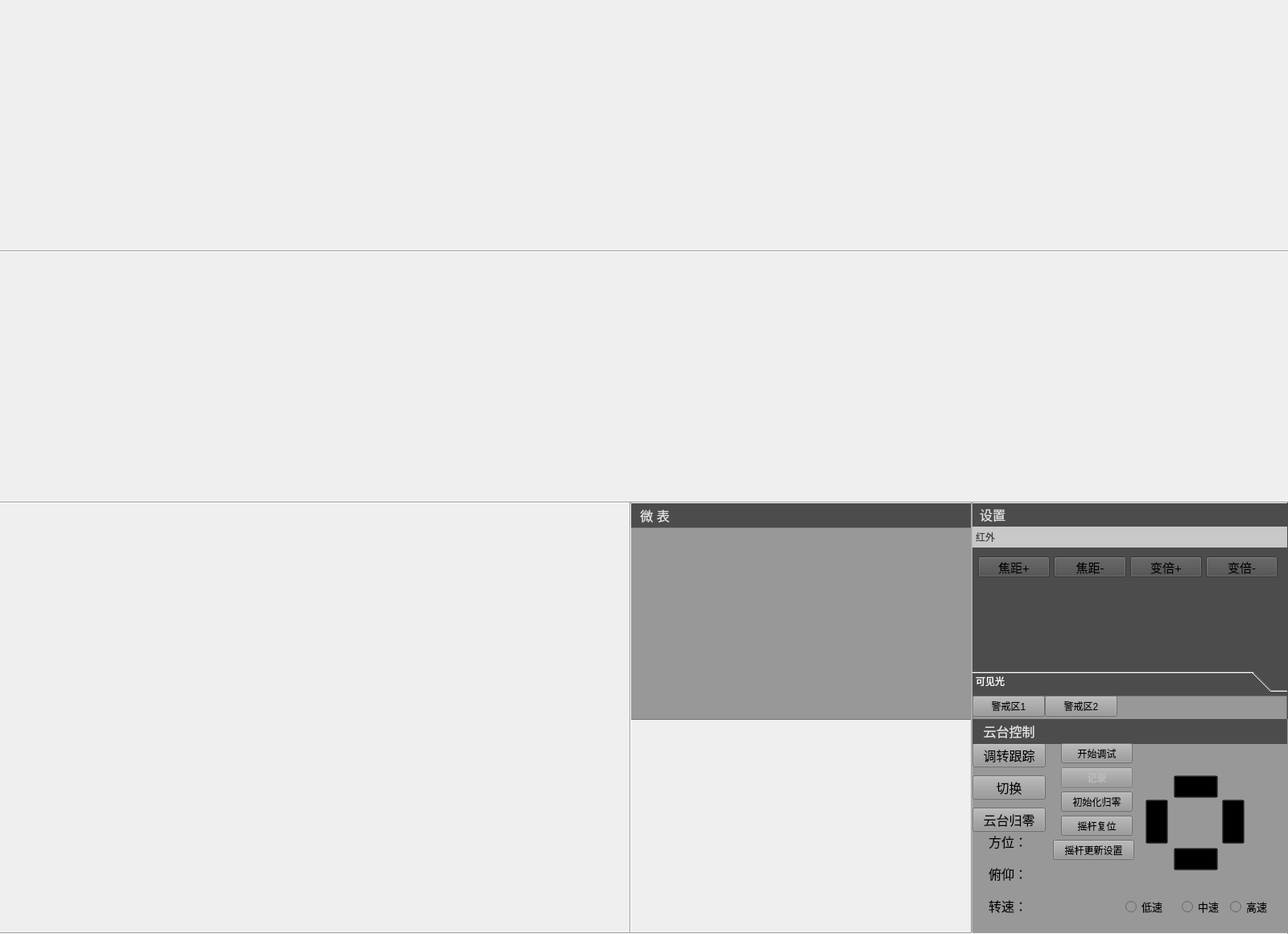
<?xml version="1.0" encoding="UTF-8"?>
<ui version="4.0">
 <class>QWgtMain</class>
 <widget class="QWidget" name="QWgtMain">
  <property name="geometry">
   <rect>
    <x>0</x>
    <y>0</y>
    <width>1600</width>
    <height>1160</height>
   </rect>
  </property>
  <property name="windowTitle">
   <string>Form</string>
  </property>
  <widget class="QWidget" name="QuanJing1Wgt" native="true">
   <property name="geometry">
    <rect>
     <x>0</x>
     <y>0</y>
     <width>1600</width>
     <height>310</height>
    </rect>
   </property>
   <property name="sizePolicy">
    <sizepolicy hsizetype="Preferred" vsizetype="Preferred">
     <horstretch>0</horstretch>
     <verstretch>1</verstretch>
    </sizepolicy>
   </property>
   <property name="maximumSize">
    <size>
     <width>16777215</width>
     <height>400</height>
    </size>
   </property>
   <property name="styleSheet">
    <string notr="true"/>
   </property>
  </widget>
  <widget class="QWidget" name="QuanJing2Wgt" native="true">
   <property name="geometry">
    <rect>
     <x>-10</x>
     <y>310</y>
     <width>1600</width>
     <height>310</height>
    </rect>
   </property>
   <property name="sizePolicy">
    <sizepolicy hsizetype="Preferred" vsizetype="Preferred">
     <horstretch>0</horstretch>
     <verstretch>1</verstretch>
    </sizepolicy>
   </property>
   <property name="maximumSize">
    <size>
     <width>16777215</width>
     <height>500</height>
    </size>
   </property>
  </widget>
  <widget class="QWidget" name="ZsKjgWgt" native="true">
   <property name="geometry">
    <rect>
     <x>0</x>
     <y>624</y>
     <width>782</width>
     <height>534</height>
    </rect>
   </property>
   <property name="minimumSize">
    <size>
     <width>0</width>
     <height>0</height>
    </size>
   </property>
   <property name="maximumSize">
    <size>
     <width>1000</width>
     <height>1000</height>
    </size>
   </property>
   <property name="styleSheet">
    <string notr="true"/>
   </property>
  </widget>
  <widget class="QWidget" name="ZsHwWgt" native="true">
   <property name="geometry">
    <rect>
     <x>784</x>
     <y>894</y>
     <width>422</width>
     <height>264</height>
    </rect>
   </property>
   <property name="styleSheet">
    <string notr="true"/>
   </property>
  </widget>
  <widget class="QWidget" name="SetWgt" native="true">
   <property name="geometry">
    <rect>
     <x>1208</x>
     <y>624</y>
     <width>392</width>
     <height>269</height>
    </rect>
   </property>
   <property name="styleSheet">
    <string notr="true">background-color:rgb(76,76,76);</string>
   </property>
   <widget class="QWidget" name="TitileWgt" native="true">
    <property name="geometry">
     <rect>
      <x>0</x>
      <y>0</y>
      <width>381</width>
      <height>31</height>
     </rect>
    </property>
    <widget class="QLabel" name="label_2">
     <property name="geometry">
      <rect>
       <x>0</x>
       <y>0</y>
       <width>50</width>
       <height>30</height>
      </rect>
     </property>
     <property name="font">
      <font>
       <family>Microsoft YaHei UI</family>
       <pointsize>12</pointsize>
      </font>
     </property>
     <property name="styleSheet">
      <string notr="true">color: rgb(225, 225, 225);</string>
     </property>
     <property name="text">
      <string>设置</string>
     </property>
     <property name="alignment">
      <set>Qt::AlignCenter</set>
     </property>
    </widget>
   </widget>
   <widget class="QToolBox" name="toolBox">
    <property name="geometry">
     <rect>
      <x>0</x>
      <y>30</y>
      <width>391</width>
      <height>205</height>
     </rect>
    </property>
    <property name="styleSheet">
     <string notr="true">QToolBoxButton
{
	min-height:20px;
}
QToolBox#toolBox::tab
{		
	color:rgb(255,255,255);
}
QToolBox#toolBox::tab:selected
{
	color:rgb(63,63,63);
	background-color:rgb(200,200,200);
}</string>
    </property>
    <property name="currentIndex">
     <number>0</number>
    </property>
    <widget class="QWidget" name="page_3">
     <property name="geometry">
      <rect>
       <x>0</x>
       <y>0</y>
       <width>391</width>
       <height>141</height>
      </rect>
     </property>
     <attribute name="icon">
      <iconset resource="resource.qrc">
       <normaloff>:/resource/green.png</normaloff>:/resource/green.png</iconset>
     </attribute>
     <attribute name="label">
      <string>红外</string>
     </attribute>
     <widget class="QPushButton" name="BtnInfraredFocusAdd">
      <property name="geometry">
       <rect>
        <x>7</x>
        <y>5</y>
        <width>89</width>
        <height>26</height>
       </rect>
      </property>
      <property name="sizePolicy">
       <sizepolicy hsizetype="Preferred" vsizetype="Preferred">
        <horstretch>0</horstretch>
        <verstretch>0</verstretch>
       </sizepolicy>
      </property>
      <property name="font">
       <font>
        <family>Ubuntu</family>
        <pointsize>11</pointsize>
       </font>
      </property>
      <property name="styleSheet">
       <string notr="true">QPushButton#BtnInfraredFocusAdd
{
	color:rgb(0,0,0);
	border-image: url(:/resource/button1.png);
}</string>
      </property>
      <property name="text">
       <string>焦距+</string>
      </property>
     </widget>
     <widget class="QPushButton" name="BtnInfraredFocusSub">
      <property name="geometry">
       <rect>
        <x>101</x>
        <y>5</y>
        <width>90</width>
        <height>26</height>
       </rect>
      </property>
      <property name="sizePolicy">
       <sizepolicy hsizetype="Preferred" vsizetype="Preferred">
        <horstretch>0</horstretch>
        <verstretch>0</verstretch>
       </sizepolicy>
      </property>
      <property name="font">
       <font>
        <family>Ubuntu</family>
        <pointsize>11</pointsize>
       </font>
      </property>
      <property name="styleSheet">
       <string notr="true">QPushButton#BtnInfraredFocusSub
{
	color:rgb(0,0,0);
	border-image: url(:/resource/button1.png);
}</string>
      </property>
      <property name="text">
       <string>焦距-</string>
      </property>
     </widget>
     <widget class="QPushButton" name="BtnInfraredZoomAdd">
      <property name="geometry">
       <rect>
        <x>196</x>
        <y>5</y>
        <width>89</width>
        <height>26</height>
       </rect>
      </property>
      <property name="sizePolicy">
       <sizepolicy hsizetype="Preferred" vsizetype="Preferred">
        <horstretch>0</horstretch>
        <verstretch>0</verstretch>
       </sizepolicy>
      </property>
      <property name="font">
       <font>
        <family>Ubuntu</family>
        <pointsize>11</pointsize>
       </font>
      </property>
      <property name="styleSheet">
       <string notr="true">QPushButton#BtnInfraredZoomAdd
{
	color:rgb(0,0,0);
	border-image: url(:/resource/button1.png);
}</string>
      </property>
      <property name="text">
       <string>变倍+</string>
      </property>
     </widget>
     <widget class="QPushButton" name="BtnInfraredZoomSub">
      <property name="geometry">
       <rect>
        <x>290</x>
        <y>5</y>
        <width>89</width>
        <height>26</height>
       </rect>
      </property>
      <property name="sizePolicy">
       <sizepolicy hsizetype="Preferred" vsizetype="Preferred">
        <horstretch>0</horstretch>
        <verstretch>0</verstretch>
       </sizepolicy>
      </property>
      <property name="font">
       <font>
        <family>Ubuntu</family>
        <pointsize>11</pointsize>
       </font>
      </property>
      <property name="styleSheet">
       <string notr="true">QPushButton#BtnInfraredZoomSub
{
	color:rgb(0,0,0);
	border-image: url(:/resource/button1.png);
}</string>
      </property>
      <property name="text">
       <string>变倍-</string>
      </property>
     </widget>
    </widget>
    <widget class="QWidget" name="page_4">
     <property name="geometry">
      <rect>
       <x>0</x>
       <y>0</y>
       <width>391</width>
       <height>141</height>
      </rect>
     </property>
     <attribute name="icon">
      <iconset resource="resource.qrc">
       <normaloff>:/resource/green.png</normaloff>:/resource/green.png</iconset>
     </attribute>
     <attribute name="label">
      <string>可见光</string>
     </attribute>
     <widget class="QPushButton" name="BtnZoomSub">
      <property name="geometry">
       <rect>
        <x>300</x>
        <y>0</y>
        <width>90</width>
        <height>26</height>
       </rect>
      </property>
      <property name="sizePolicy">
       <sizepolicy hsizetype="Preferred" vsizetype="Preferred">
        <horstretch>0</horstretch>
        <verstretch>0</verstretch>
       </sizepolicy>
      </property>
      <property name="font">
       <font>
        <family>Ubuntu</family>
        <pointsize>11</pointsize>
       </font>
      </property>
      <property name="styleSheet">
       <string notr="true">QPushButton#BtnZoomSub
{
	color:rgb(0,0,0);
	border-image: url(:/resource/button1.png);
}</string>
      </property>
      <property name="text">
       <string>变倍-</string>
      </property>
     </widget>
     <widget class="QPushButton" name="BtnZoomAdd">
      <property name="geometry">
       <rect>
        <x>200</x>
        <y>0</y>
        <width>90</width>
        <height>26</height>
       </rect>
      </property>
      <property name="sizePolicy">
       <sizepolicy hsizetype="Preferred" vsizetype="Preferred">
        <horstretch>0</horstretch>
        <verstretch>0</verstretch>
       </sizepolicy>
      </property>
      <property name="font">
       <font>
        <family>Ubuntu</family>
        <pointsize>11</pointsize>
       </font>
      </property>
      <property name="styleSheet">
       <string notr="true">QPushButton#BtnZoomAdd
{
	color:rgb(0,0,0);
	border-image: url(:/resource/button1.png);
}</string>
      </property>
      <property name="text">
       <string>变倍+</string>
      </property>
     </widget>
     <widget class="QPushButton" name="BtnFocusSub">
      <property name="geometry">
       <rect>
        <x>100</x>
        <y>0</y>
        <width>90</width>
        <height>26</height>
       </rect>
      </property>
      <property name="sizePolicy">
       <sizepolicy hsizetype="Preferred" vsizetype="Preferred">
        <horstretch>0</horstretch>
        <verstretch>0</verstretch>
       </sizepolicy>
      </property>
      <property name="font">
       <font>
        <family>Ubuntu</family>
        <pointsize>11</pointsize>
       </font>
      </property>
      <property name="styleSheet">
       <string notr="true">QPushButton#BtnFocusSub
{
	color:rgb(0,0,0);
	border-image: url(:/resource/button1.png);
}</string>
      </property>
      <property name="text">
       <string>焦距-</string>
      </property>
     </widget>
     <widget class="QPushButton" name="BtnFocusAdd">
      <property name="geometry">
       <rect>
        <x>0</x>
        <y>0</y>
        <width>90</width>
        <height>26</height>
       </rect>
      </property>
      <property name="sizePolicy">
       <sizepolicy hsizetype="Preferred" vsizetype="Preferred">
        <horstretch>0</horstretch>
        <verstretch>0</verstretch>
       </sizepolicy>
      </property>
      <property name="font">
       <font>
        <family>Ubuntu</family>
        <pointsize>11</pointsize>
       </font>
      </property>
      <property name="styleSheet">
       <string notr="true">QPushButton#BtnFocusAdd
{
	color:rgb(0,0,0);
	border-image: url(:/resource/button1.png);
}
</string>
      </property>
      <property name="text">
       <string>焦距+</string>
      </property>
     </widget>
    </widget>
   </widget>
   <widget class="QFrame" name="frame">
    <property name="geometry">
     <rect>
      <x>0</x>
      <y>240</y>
      <width>391</width>
      <height>31</height>
     </rect>
    </property>
    <property name="styleSheet">
     <string notr="true">background-color: rgb(152, 152, 152);</string>
    </property>
    <property name="frameShape">
     <enum>QFrame::StyledPanel</enum>
    </property>
    <property name="frameShadow">
     <enum>QFrame::Raised</enum>
    </property>
    <widget class="QPushButton" name="btn_add_1">
     <property name="geometry">
      <rect>
       <x>0</x>
       <y>0</y>
       <width>90</width>
       <height>26</height>
      </rect>
     </property>
     <property name="styleSheet">
      <string notr="true">QPushButton#btn_add_1
{
	color:rgb(0,0,0);
	border-image: url(:/resource/button1.png);
}</string>
     </property>
     <property name="text">
      <string>警戒区1</string>
     </property>
     <property name="checkable">
      <bool>true</bool>
     </property>
     <property name="checked">
      <bool>false</bool>
     </property>
    </widget>
    <widget class="QPushButton" name="btn_add_2">
     <property name="geometry">
      <rect>
       <x>90</x>
       <y>0</y>
       <width>90</width>
       <height>26</height>
      </rect>
     </property>
     <property name="styleSheet">
      <string notr="true">QPushButton#btn_add_2
{
	color:rgb(0,0,0);
	border-image: url(:/resource/button1.png);
}</string>
     </property>
     <property name="text">
      <string>警戒区2</string>
     </property>
     <property name="checkable">
      <bool>true</bool>
     </property>
    </widget>
   </widget>
  </widget>
  <widget class="QTableView" name="tableView">
   <property name="geometry">
    <rect>
     <x>782</x>
     <y>655</y>
     <width>426</width>
     <height>239</height>
    </rect>
   </property>
   <property name="maximumSize">
    <size>
     <width>500</width>
     <height>300</height>
    </size>
   </property>
   <property name="styleSheet">
    <string notr="true">background-color: rgb(152, 152, 152);</string>
   </property>
  </widget>
  <widget class="QWidget" name="PtzWgt" native="true">
   <property name="geometry">
    <rect>
     <x>1208</x>
     <y>893</y>
     <width>453</width>
     <height>293</height>
    </rect>
   </property>
   <property name="styleSheet">
    <string notr="true">	background-color: rgb(152, 152, 152);</string>
   </property>
   <widget class="QLabel" name="label_3">
    <property name="geometry">
     <rect>
      <x>20</x>
      <y>140</y>
      <width>48</width>
      <height>24</height>
     </rect>
    </property>
    <property name="font">
     <font>
      <family>Microsoft YaHei UI</family>
      <pointsize>12</pointsize>
     </font>
    </property>
    <property name="text">
     <string>方位：</string>
    </property>
   </widget>
   <widget class="QPushButton" name="btn_Trace">
    <property name="geometry">
     <rect>
      <x>0</x>
      <y>30</y>
      <width>91</width>
      <height>30</height>
     </rect>
    </property>
    <property name="sizePolicy">
     <sizepolicy hsizetype="Preferred" vsizetype="Preferred">
      <horstretch>0</horstretch>
      <verstretch>0</verstretch>
     </sizepolicy>
    </property>
    <property name="font">
     <font>
      <family>Microsoft YaHei UI</family>
      <pointsize>12</pointsize>
     </font>
    </property>
    <property name="styleSheet">
     <string notr="true">QPushButton#btn_Trace
{
	color:rgb(0,0,0);
	border-image: url(:/resource/button1.png);
}</string>
    </property>
    <property name="text">
     <string>调转跟踪</string>
    </property>
    <property name="checkable">
     <bool>true</bool>
    </property>
   </widget>
   <widget class="QLabel" name="label_4">
    <property name="geometry">
     <rect>
      <x>20</x>
      <y>220</y>
      <width>48</width>
      <height>24</height>
     </rect>
    </property>
    <property name="font">
     <font>
      <family>Microsoft YaHei UI</family>
      <pointsize>12</pointsize>
     </font>
    </property>
    <property name="text">
     <string>转速：</string>
    </property>
   </widget>
   <widget class="QLabel" name="label_5">
    <property name="geometry">
     <rect>
      <x>20</x>
      <y>180</y>
      <width>48</width>
      <height>24</height>
     </rect>
    </property>
    <property name="font">
     <font>
      <family>Microsoft YaHei UI</family>
      <pointsize>12</pointsize>
     </font>
    </property>
    <property name="text">
     <string>俯仰：</string>
    </property>
   </widget>
   <widget class="QLabel" name="label_pitch">
    <property name="geometry">
     <rect>
      <x>80</x>
      <y>180</y>
      <width>71</width>
      <height>24</height>
     </rect>
    </property>
    <property name="font">
     <font>
      <family>Microsoft YaHei UI</family>
      <pointsize>12</pointsize>
     </font>
    </property>
    <property name="text">
     <string/>
    </property>
    <property name="alignment">
     <set>Qt::AlignCenter</set>
    </property>
   </widget>
   <widget class="QLabel" name="label_orientation">
    <property name="geometry">
     <rect>
      <x>80</x>
      <y>140</y>
      <width>71</width>
      <height>24</height>
     </rect>
    </property>
    <property name="font">
     <font>
      <family>Microsoft YaHei UI</family>
      <pointsize>12</pointsize>
     </font>
    </property>
    <property name="text">
     <string/>
    </property>
    <property name="alignment">
     <set>Qt::AlignCenter</set>
    </property>
   </widget>
   <widget class="QLabel" name="label_speed">
    <property name="geometry">
     <rect>
      <x>80</x>
      <y>220</y>
      <width>71</width>
      <height>24</height>
     </rect>
    </property>
    <property name="font">
     <font>
      <family>Microsoft YaHei UI</family>
      <pointsize>12</pointsize>
     </font>
    </property>
    <property name="text">
     <string/>
    </property>
    <property name="alignment">
     <set>Qt::AlignCenter</set>
    </property>
   </widget>
   <widget class="QRadioButton" name="radio_mid">
    <property name="geometry">
     <rect>
      <x>260</x>
      <y>220</y>
      <width>51</width>
      <height>26</height>
     </rect>
    </property>
    <property name="font">
     <font>
      <family>Microsoft YaHei UI</family>
      <pointsize>10</pointsize>
     </font>
    </property>
    <property name="text">
     <string>中速</string>
    </property>
   </widget>
   <widget class="QRadioButton" name="radio_high">
    <property name="geometry">
     <rect>
      <x>320</x>
      <y>220</y>
      <width>51</width>
      <height>26</height>
     </rect>
    </property>
    <property name="font">
     <font>
      <family>Microsoft YaHei UI</family>
      <pointsize>10</pointsize>
     </font>
    </property>
    <property name="text">
     <string>高速</string>
    </property>
   </widget>
   <widget class="QRadioButton" name="radio_low">
    <property name="geometry">
     <rect>
      <x>190</x>
      <y>220</y>
      <width>51</width>
      <height>26</height>
     </rect>
    </property>
    <property name="font">
     <font>
      <family>Microsoft YaHei UI</family>
      <pointsize>10</pointsize>
     </font>
    </property>
    <property name="text">
     <string>低速</string>
    </property>
   </widget>
   <widget class="QWidget" name="widget" native="true">
    <property name="geometry">
     <rect>
      <x>200</x>
      <y>50</y>
      <width>150</width>
      <height>150</height>
     </rect>
    </property>
    <property name="styleSheet">
     <string notr="true">border-image: url(:/resource/round.png);</string>
    </property>
    <widget class="QPushButton" name="btn_right">
     <property name="geometry">
      <rect>
       <x>110</x>
       <y>50</y>
       <width>28</width>
       <height>55</height>
      </rect>
     </property>
     <property name="sizePolicy">
      <sizepolicy hsizetype="Preferred" vsizetype="Preferred">
       <horstretch>0</horstretch>
       <verstretch>0</verstretch>
      </sizepolicy>
     </property>
     <property name="styleSheet">
      <string notr="true">QPushButton
{
border-image: url(:/resource/btn_right_hover.png);
background:transparent;
}
QPushButton:pressed
{	
	border-image: url(:/resource/btn_right_press.png);
}
</string>
     </property>
     <property name="text">
      <string/>
     </property>
    </widget>
    <widget class="QPushButton" name="btn_down">
     <property name="geometry">
      <rect>
       <x>50</x>
       <y>110</y>
       <width>55</width>
       <height>28</height>
      </rect>
     </property>
     <property name="sizePolicy">
      <sizepolicy hsizetype="Preferred" vsizetype="Preferred">
       <horstretch>0</horstretch>
       <verstretch>0</verstretch>
      </sizepolicy>
     </property>
     <property name="styleSheet">
      <string notr="true">QPushButton
{
border-image: url(:/resource/btn_down_hover.png);
background:transparent;
}
QPushButton:pressed
{	
	border-image: url(:/resource/btn_down_press.png);
}
</string>
     </property>
     <property name="text">
      <string/>
     </property>
    </widget>
    <widget class="QPushButton" name="btn_left">
     <property name="geometry">
      <rect>
       <x>15</x>
       <y>50</y>
       <width>28</width>
       <height>55</height>
      </rect>
     </property>
     <property name="sizePolicy">
      <sizepolicy hsizetype="Preferred" vsizetype="Preferred">
       <horstretch>0</horstretch>
       <verstretch>0</verstretch>
      </sizepolicy>
     </property>
     <property name="styleSheet">
      <string notr="true">QPushButton
{
border-image: url(:/resource/btn_left_hover.png);
background:transparent;
}
QPushButton:pressed
{	
	border-image: url(:/resource/btn_left_press.png);
}
</string>
     </property>
     <property name="text">
      <string/>
     </property>
    </widget>
    <widget class="QPushButton" name="btn_up">
     <property name="geometry">
      <rect>
       <x>50</x>
       <y>20</y>
       <width>55</width>
       <height>28</height>
      </rect>
     </property>
     <property name="sizePolicy">
      <sizepolicy hsizetype="Preferred" vsizetype="Preferred">
       <horstretch>0</horstretch>
       <verstretch>0</verstretch>
      </sizepolicy>
     </property>
     <property name="styleSheet">
      <string notr="true">QPushButton
{
border-image: url(:/resource/btn_up_hover.png);
background:transparent;
}
QPushButton:pressed
{	
	border-image: url(:/resource/btn_up_press.png);
}
</string>
     </property>
     <property name="text">
      <string/>
     </property>
    </widget>
   </widget>
   <widget class="QWidget" name="TitileWgt_2" native="true">
    <property name="geometry">
     <rect>
      <x>0</x>
      <y>0</y>
      <width>391</width>
      <height>31</height>
     </rect>
    </property>
    <property name="styleSheet">
     <string notr="true">background-color:rgb(76,76,76);</string>
    </property>
    <widget class="QLabel" name="label_6">
     <property name="geometry">
      <rect>
       <x>0</x>
       <y>0</y>
       <width>91</width>
       <height>30</height>
      </rect>
     </property>
     <property name="font">
      <font>
       <family>Microsoft YaHei UI</family>
       <pointsize>12</pointsize>
      </font>
     </property>
     <property name="styleSheet">
      <string notr="true">color: rgb(225, 225, 225);</string>
     </property>
     <property name="text">
      <string>云台控制</string>
     </property>
     <property name="alignment">
      <set>Qt::AlignCenter</set>
     </property>
    </widget>
   </widget>
   <widget class="QPushButton" name="btn_Change">
    <property name="geometry">
     <rect>
      <x>0</x>
      <y>70</y>
      <width>91</width>
      <height>30</height>
     </rect>
    </property>
    <property name="sizePolicy">
     <sizepolicy hsizetype="Preferred" vsizetype="Preferred">
      <horstretch>0</horstretch>
      <verstretch>0</verstretch>
     </sizepolicy>
    </property>
    <property name="font">
     <font>
      <family>Microsoft YaHei UI</family>
      <pointsize>12</pointsize>
     </font>
    </property>
    <property name="styleSheet">
     <string notr="true">QPushButton#btn_Change
{
	color:rgb(0,0,0);
	border-image: url(:/resource/button1.png);
}
</string>
    </property>
    <property name="text">
     <string>切换</string>
    </property>
    <property name="checkable">
     <bool>false</bool>
    </property>
   </widget>
   <widget class="QPushButton" name="btn_debug">
    <property name="geometry">
     <rect>
      <x>110</x>
      <y>30</y>
      <width>89</width>
      <height>25</height>
     </rect>
    </property>
    <property name="text">
     <string>开始调试</string>
    </property>
    <property name="checkable">
     <bool>true</bool>
    </property>
   </widget>
   <widget class="QPushButton" name="btn_record">
    <property name="enabled">
     <bool>false</bool>
    </property>
    <property name="geometry">
     <rect>
      <x>110</x>
      <y>60</y>
      <width>89</width>
      <height>25</height>
     </rect>
    </property>
    <property name="text">
     <string>记录</string>
    </property>
   </widget>
   <widget class="QPushButton" name="btn_Zero">
    <property name="geometry">
     <rect>
      <x>0</x>
      <y>110</y>
      <width>91</width>
      <height>30</height>
     </rect>
    </property>
    <property name="sizePolicy">
     <sizepolicy hsizetype="Preferred" vsizetype="Preferred">
      <horstretch>0</horstretch>
      <verstretch>0</verstretch>
     </sizepolicy>
    </property>
    <property name="font">
     <font>
      <family>Microsoft YaHei UI</family>
      <pointsize>12</pointsize>
     </font>
    </property>
    <property name="styleSheet">
     <string notr="true">QPushButton#btn_Zero
{
	color:rgb(0,0,0);
	border-image: url(:/resource/button1.png);
}</string>
    </property>
    <property name="text">
     <string>云台归零</string>
    </property>
    <property name="checkable">
     <bool>false</bool>
    </property>
   </widget>
   <widget class="QPushButton" name="btn_SetZero">
    <property name="geometry">
     <rect>
      <x>110</x>
      <y>90</y>
      <width>89</width>
      <height>25</height>
     </rect>
    </property>
    <property name="text">
     <string>初始化归零</string>
    </property>
    <property name="checkable">
     <bool>true</bool>
    </property>
   </widget>
   <widget class="QPushButton" name="btn_JoyStick_update">
    <property name="geometry">
     <rect>
      <x>100</x>
      <y>150</y>
      <width>101</width>
      <height>25</height>
     </rect>
    </property>
    <property name="text">
     <string>摇杆更新设置</string>
    </property>
    <property name="checkable">
     <bool>true</bool>
    </property>
   </widget>
   <widget class="QPushButton" name="btn_JoyStick_reset">
    <property name="geometry">
     <rect>
      <x>110</x>
      <y>120</y>
      <width>89</width>
      <height>25</height>
     </rect>
    </property>
    <property name="text">
     <string>摇杆复位</string>
    </property>
    <property name="checkable">
     <bool>true</bool>
    </property>
   </widget>
   <zorder>widget</zorder>
   <zorder>label_3</zorder>
   <zorder>btn_Trace</zorder>
   <zorder>label_4</zorder>
   <zorder>label_5</zorder>
   <zorder>label_pitch</zorder>
   <zorder>label_orientation</zorder>
   <zorder>label_speed</zorder>
   <zorder>radio_mid</zorder>
   <zorder>radio_high</zorder>
   <zorder>radio_low</zorder>
   <zorder>TitileWgt_2</zorder>
   <zorder>btn_Change</zorder>
   <zorder>btn_debug</zorder>
   <zorder>btn_record</zorder>
   <zorder>btn_Zero</zorder>
   <zorder>btn_SetZero</zorder>
   <zorder>btn_JoyStick_update</zorder>
   <zorder>btn_JoyStick_reset</zorder>
  </widget>
  <widget class="QLabel" name="label">
   <property name="geometry">
    <rect>
     <x>782</x>
     <y>624</y>
     <width>426</width>
     <height>31</height>
    </rect>
   </property>
   <property name="font">
    <font>
     <pointsize>12</pointsize>
    </font>
   </property>
   <property name="styleSheet">
    <string notr="true">background-color:rgb(76,76,76);
color: rgb(225, 225, 225);</string>
   </property>
   <property name="text">
    <string>   微 表</string>
   </property>
  </widget>
  <widget class="Line" name="line">
   <property name="geometry">
    <rect>
     <x>0</x>
     <y>311</y>
     <width>1600</width>
     <height>2</height>
    </rect>
   </property>
   <property name="orientation">
    <enum>Qt::Horizontal</enum>
   </property>
  </widget>
  <widget class="Line" name="line_2">
   <property name="geometry">
    <rect>
     <x>0</x>
     <y>623</y>
     <width>1600</width>
     <height>2</height>
    </rect>
   </property>
   <property name="orientation">
    <enum>Qt::Horizontal</enum>
   </property>
  </widget>
  <widget class="Line" name="line_3">
   <property name="geometry">
    <rect>
     <x>782</x>
     <y>624</y>
     <width>2</width>
     <height>535</height>
    </rect>
   </property>
   <property name="orientation">
    <enum>Qt::Vertical</enum>
   </property>
  </widget>
  <widget class="Line" name="line_4">
   <property name="geometry">
    <rect>
     <x>0</x>
     <y>1158</y>
     <width>1600</width>
     <height>2</height>
    </rect>
   </property>
   <property name="orientation">
    <enum>Qt::Horizontal</enum>
   </property>
  </widget>
  <widget class="Line" name="line_5">
   <property name="geometry">
    <rect>
     <x>1206</x>
     <y>624</y>
     <width>2</width>
     <height>535</height>
    </rect>
   </property>
   <property name="lineWidth">
    <number>1</number>
   </property>
   <property name="midLineWidth">
    <number>1</number>
   </property>
   <property name="orientation">
    <enum>Qt::Vertical</enum>
   </property>
  </widget>
 </widget>
 <resources>
  <include location="resource.qrc"/>
 </resources>
 <connections/>
</ui>
